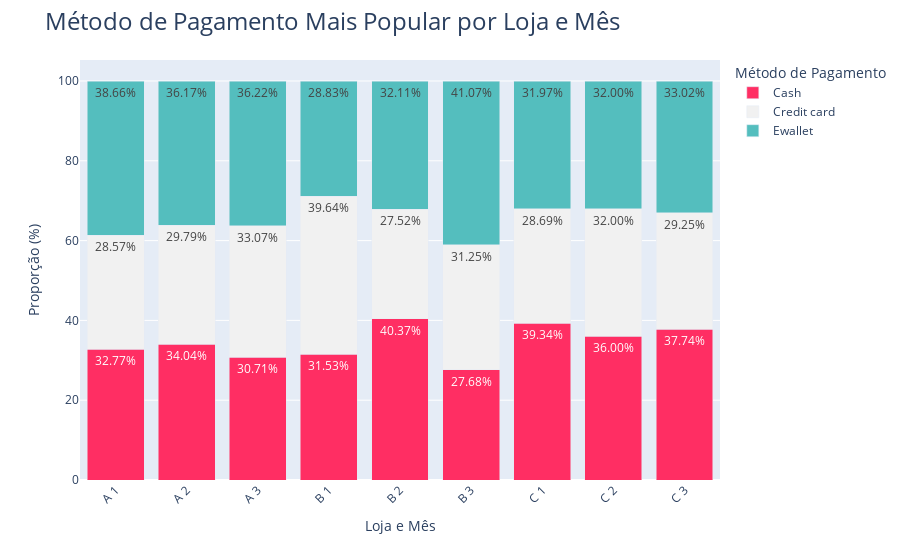

Notebook cell for this chart:
### Code cell
# 7 - Preparando para calcular o método de pagamento mais popular por loja e mês
pagamento_por_loja_mes = df.groupby(["branch", "month", "payment_method"])["invoice_id"].count().reset_index()
pivot_pagamento = pagamento_por_loja_mes.pivot_table(index=["branch", "month"], columns="payment_method", values="invoice_id", fill_value=0)
pivot_normalizado = pivot_pagamento.div(pivot_pagamento.sum(axis=1), axis=0)

# Grafico
# Preparar os dados
pivot_normalizado = pivot_normalizado.reset_index()
pivot_normalizado = pivot_normalizado.melt(
    id_vars=["branch", "month"], var_name="payment_method", value_name="value"
)

# Criar uma nova coluna combinando 'branch' e 'month'
pivot_normalizado["branch_month"] = (
    pivot_normalizado["branch"]
    + " "
    + pivot_normalizado["month"].astype(str)
)

# Multiplicar a coluna 'value' por 100
pivot_normalizado["value"] = (
    pivot_normalizado["value"] * 100
)

# Criar o gráfico de barras empilhadas
fig = px.bar(
    pivot_normalizado,
    x="branch_month",
    y="value",
    color="payment_method",
    text="value",  # Adicionando o valor no topo das barras
    barmode="stack",
    labels={
        "branch_month": "Loja e Mês",
        "value": "Proporção (%)",
        "payment_method": "Método de Pagamento",
    },
    color_discrete_map={
        "Ewallet": "#54bebe",
        "Credit card": "#f1f1f1",
        "Cash": "#ff2e63",
    },
)

# Personalizar o texto das barras
fig.update_traces(
    texttemplate="%{text:.2f}%",  # Formatar o texto para mostrar duas casas decimais
    textposition="inside",
    textfont_size=12,
    # textfont_color="white",
)

# Personalizar o layout do gráfico
fig.update_layout(
    xaxis_title="Loja e Mês",
    yaxis_title="Proporção (%)",
    title="Método de Pagamento Mais Popular por Loja e Mês",
    title_font=dict(size=24),
    xaxis_tickangle=-45,
    autosize=False,
    # height=800,
    showlegend=True,
)

# Exibir o gráfico
fig.show()

### Figure 1 — Plotly figure (JSON) as saved in the notebook; plotly's stock layout.template omitted (floating-point values rounded to 4 significant figures)
{"data": [{"alignmentgroup": "True", "hovertemplate": "Método de Pagamento=Cash<br>Loja e Mês=%{x}<br>Proporção (%)=%{text}<extra></extra>", "legendgroup": "Cash", "marker": {"color": "#ff2e63", "pattern": {"shape": ""}}, "name": "Cash", "offsetgroup": "Cash", "orientation": "v", "showlegend": true, "text": [32.77, 34.04, 30.71, 31.53, 40.37, 27.68, 39.34, 36, 37.74], "textfont": {"size": 12}, "textposition": "inside", "texttemplate": "%{text:.2f}%", "type": "bar", "x": ["A 1", "A 2", "A 3", "B 1", "B 2", "B 3", "C 1", "C 2", "C 3"], "xaxis": "x", "y": [32.77, 34.04, 30.71, 31.53, 40.37, 27.68, 39.34, 36, 37.74], "yaxis": "y"}, {"alignmentgroup": "True", "hovertemplate": "Método de Pagamento=Credit card<br>Loja e Mês=%{x}<br>Proporção (%)=%{text}<extra></extra>", "legendgroup": "Credit card", "marker": {"color": "#f1f1f1", "pattern": {"shape": ""}}, "name": "Credit card", "offsetgroup": "Credit card", "orientation": "v", "showlegend": true, "text": [28.57, 29.79, 33.07, 39.64, 27.52, 31.25, 28.69, 32, 29.25], "textfont": {"size": 12}, "textposition": "inside", "texttemplate": "%{text:.2f}%", "type": "bar", "x": ["A 1", "A 2", "A 3", "B 1", "B 2", "B 3", "C 1", "C 2", "C 3"], "xaxis": "x", "y": [28.57, 29.79, 33.07, 39.64, 27.52, 31.25, 28.69, 32, 29.25], "yaxis": "y"}, {"alignmentgroup": "True", "hovertemplate": "Método de Pagamento=Ewallet<br>Loja e Mês=%{x}<br>Proporção (%)=%{text}<extra></extra>", "legendgroup": "Ewallet", "marker": {"color": "#54bebe", "pattern": {"shape": ""}}, "name": "Ewallet", "offsetgroup": "Ewallet", "orientation": "v", "showlegend": true, "text": [38.66, 36.17, 36.22, 28.83, 32.11, 41.07, 31.97, 32, 33.02], "textfont": {"size": 12}, "textposition": "inside", "texttemplate": "%{text:.2f}%", "type": "bar", "x": ["A 1", "A 2", "A 3", "B 1", "B 2", "B 3", "C 1", "C 2", "C 3"], "xaxis": "x", "y": [38.66, 36.17, 36.22, 28.83, 32.11, 41.07, 31.97, 32, 33.02], "yaxis": "y"}], "layout": {"autosize": false, "barmode": "stack", "legend": {"title": {"text": "Método de Pagamento"}, "tracegroupgap": 0}, "margin": {"t": 60}, "showlegend": true, "title": {"font": {"size": 24}, "text": "Método de Pagamento Mais Popular por Loja e Mês"}, "xaxis": {"anchor": "y", "domain": [0, 1], "tickangle": -45, "title": {"text": "Loja e Mês"}}, "yaxis": {"anchor": "x", "domain": [0, 1], "title": {"text": "Proporção (%)"}}}}
